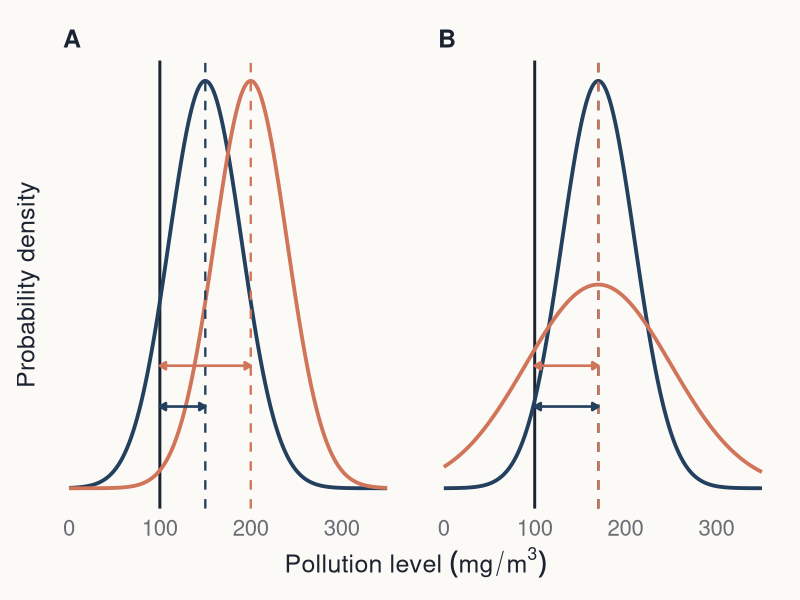
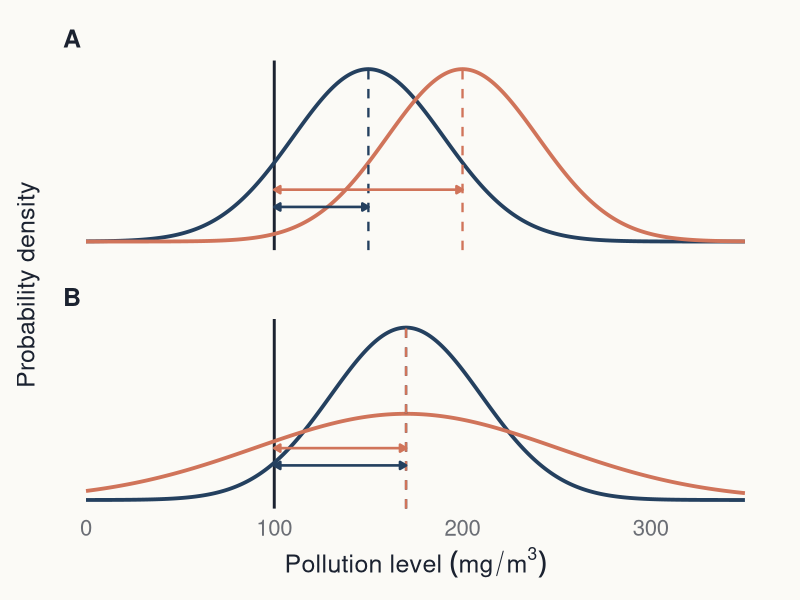
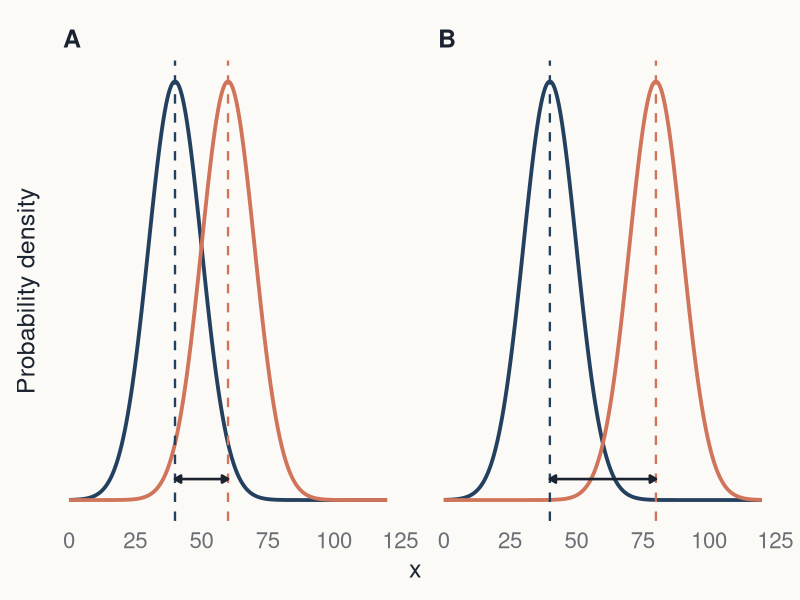
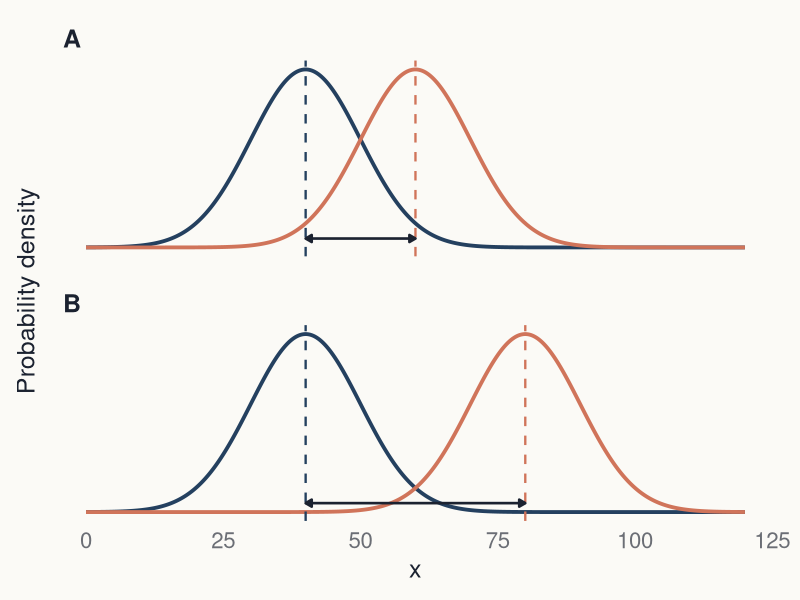
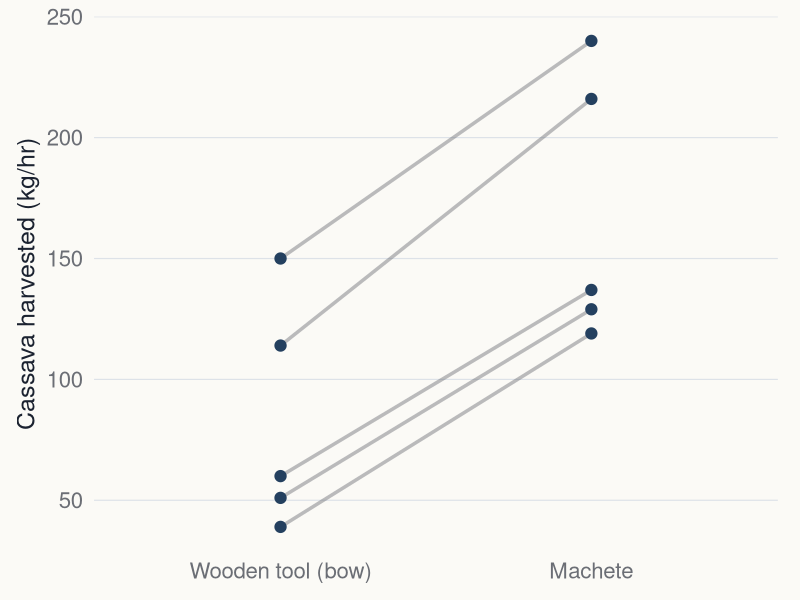
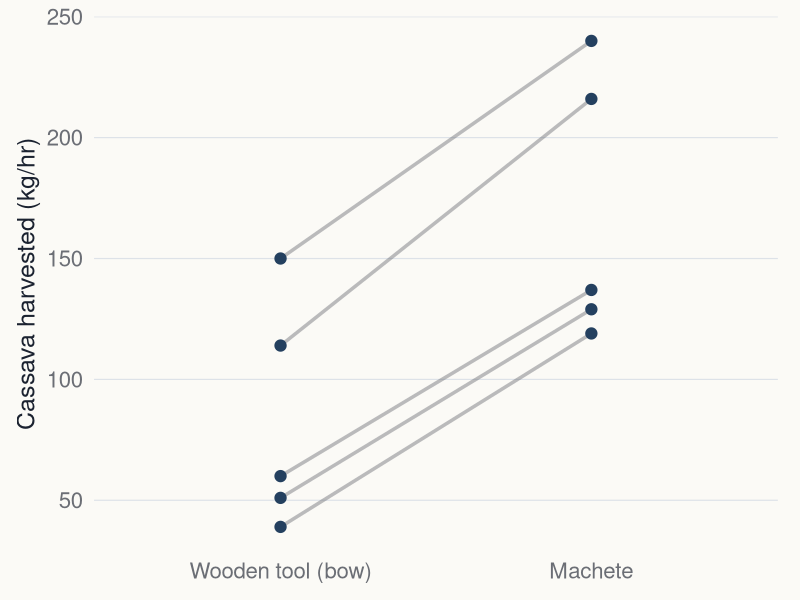
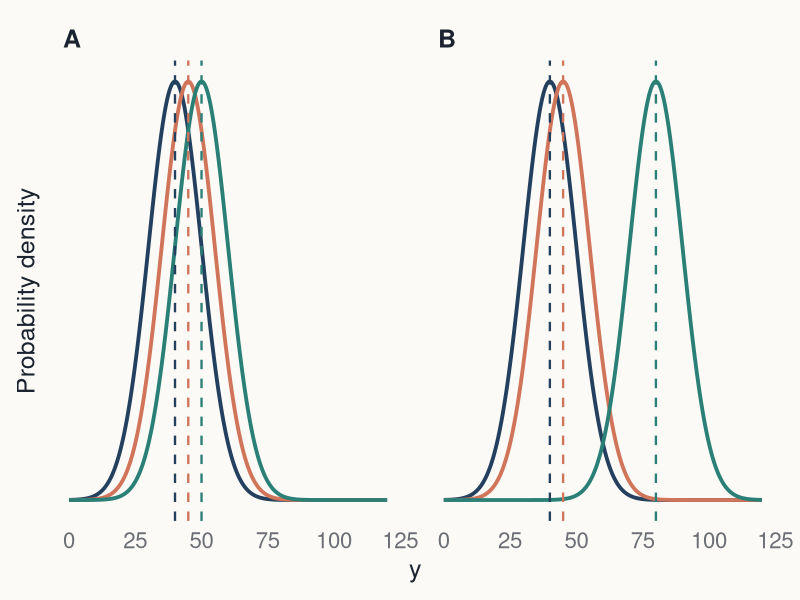
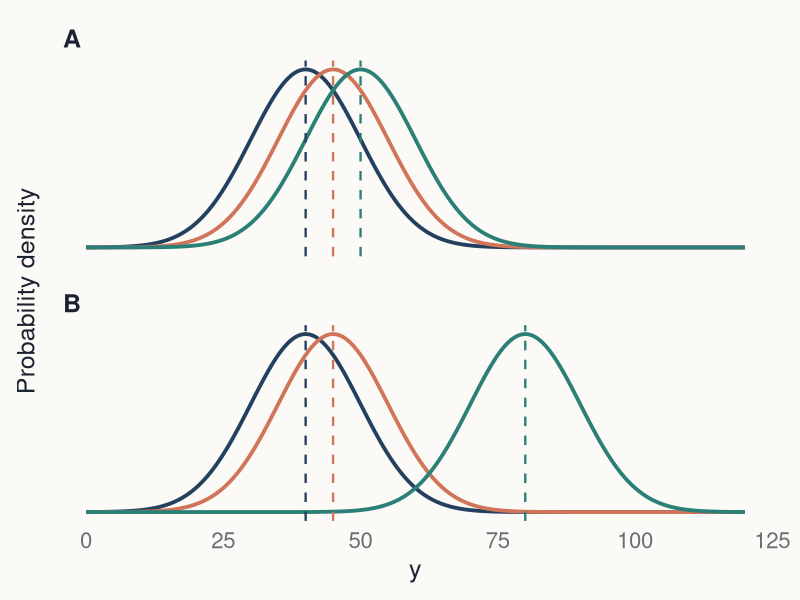

The R source for these figures, in order: (Note: this script raises an error after producing the figures.)
# Load packages -----------------------------------------------------------

library(ggplot2)
library(dplyr)
library(tidyr)
library(ragg)
library(patchwork)


# Define the BB852 theme and export functions -----------------------------

bb852 <- list(
  bg       = "#FBFAF6",
  text     = "#1B2230",
  muted    = "#6B6E75",
  grid     = "#DDE2E8",
  axis     = "#BCC6D2",
  slate    = "#24405F",
  coral    = "#D0745A",
  teal     = "#2A7F76",
  grey     = "#6B6E75",
  light    = "#9FB0C4",
  panel    = "#EDEFF1"
)

bb852_discrete <- c(
  bb852$slate,
  bb852$coral,
  bb852$teal,
  bb852$grey
)

theme_bb852 <- function(
    base_size = 18,
    base_family = "Avenir Next"
) {
  theme_minimal(
    base_size = base_size,
    base_family = base_family
  ) +
    theme(
      plot.background = element_rect(
        fill = bb852$bg, colour = NA
      ),
      panel.background = element_rect(
        fill = bb852$bg, colour = NA
      ),
      panel.grid.major = element_line(
        colour = bb852$grid, linewidth = 0.4
      ),
      panel.grid.minor = element_blank(),
      axis.title = element_text(
        colour = bb852$text, size = base_size
      ),
      axis.text = element_text(
        colour = bb852$muted, size = base_size - 2
      ),
      axis.ticks = element_blank(),
      legend.position = "top",
      legend.justification = "left",
      legend.title = element_blank(),
      legend.text = element_text(
        colour = bb852$text, size = base_size - 2
      ),
      legend.background = element_rect(
        fill = bb852$bg, colour = NA
      ),
      legend.key = element_rect(
        fill = bb852$bg, colour = NA
      ),
      strip.text = element_text(
        colour = bb852$text,
        size = base_size - 2,
        face = "bold",
        hjust = 0
      ),
      plot.title = element_blank(),
      plot.subtitle = element_blank(),
      plot.caption = element_blank(),
      plot.margin = margin(12, 16, 12, 12)
    )
}

scale_colour_bb852 <- function(...) {
  scale_colour_manual(values = bb852_discrete, ...)
}

scale_fill_bb852 <- function(...) {
  scale_fill_manual(values = bb852_discrete, ...)
}

scale_colour_bb852_seq <- function(...) {
  scale_colour_gradient(
    low = bb852$panel,
    high = bb852$slate,
    ...
  )
}

scale_fill_bb852_seq <- function(...) {
  scale_fill_gradient(
    low = bb852$panel,
    high = bb852$slate,
    ...
  )
}

scale_colour_bb852_div <- function(midpoint = 0, ...) {
  scale_colour_gradient2(
    low = bb852$teal,
    mid = "#F2F2EE",
    high = bb852$coral,
    midpoint = midpoint,
    ...
  )
}

scale_fill_bb852_div <- function(midpoint = 0, ...) {
  scale_fill_gradient2(
    low = bb852$teal,
    mid = "#F2F2EE",
    high = bb852$coral,
    midpoint = midpoint,
    ...
  )
}

bb852_sizes <- list(
  full     = c(11.73, 3.95),
  takeaway = c(7.40, 4.25),
  half     = c(5.57, 4.25),
  third    = c(3.64, 5.30),
  slide    = c(13.33, 7.50)
)

save_bb852 <- function(
    plot,
    filename,
    layout = "full"
) {
  size <- bb852_sizes[[layout]]

  if (is.null(size)) {
    stop(
      "layout must be one of: ",
      paste(names(bb852_sizes), collapse = ", ")
    )
  }

  ggsave(
    paste0(filename, ".png"),
    plot,
    width = size[1],
    height = size[2],
    units = "in",
    dpi = 300,
    device = ragg::agg_png,
    bg = bb852$bg
  )

  invisible(filename)
}

available_fonts <- unique(systemfonts::system_fonts()$family)
bb852_font <- if ("Avenir Next" %in% available_fonts) {
  "Avenir Next"
} else {
  "Helvetica"
}


output_root <- file.path(
  "lecture_figures",
  "statistics_roadmap",
  "output"
)
full_output_directory <- file.path(output_root, "full")
half_output_directory <- file.path(output_root, "half")
dir.create(full_output_directory, recursive = TRUE, showWarnings = FALSE)
dir.create(half_output_directory, recursive = TRUE, showWarnings = FALSE)

save_figure_versions <- function(plot, filename, half_plot = plot) {
  save_bb852(
    plot,
    file.path(full_output_directory, filename),
    layout = "full"
  )
  save_bb852(
    half_plot,
    file.path(half_output_directory, filename),
    layout = "half"
  )
}


# Helper for normal-curve concept figures ---------------------------------

# Each row of `curves` defines one normal distribution: a panel label, a
# group, a mean and an SD. Returns density values on a regular grid.
normal_curve_data <- function(curves, x_range, n = 401) {
  x_grid <- seq(x_range[1], x_range[2], length.out = n)

  bind_rows(lapply(seq_len(nrow(curves)), function(i) {
    data.frame(
      panel = curves$panel[i],
      group = curves$group[i],
      x = x_grid,
      density = dnorm(x_grid, curves$mean[i], curves$sd[i])
    )
  }))
}

# Panel strips ("A", "B") are used instead of plot titles, so the panels
# can be placed side by side (full) or stacked (half).
concept_theme <- function() {
  theme_bb852(base_family = bb852_font) +
    theme(
      panel.grid.major.x = element_blank(),
      panel.grid.major.y = element_blank(),
      axis.text.y = element_blank(),
      legend.position = "none",
      strip.text = element_text(
        colour = bb852$text,
        size = 18,
        face = "bold",
        hjust = 0
      ),
      panel.spacing = grid::unit(18, "pt")
    )
}


# Generate Figure 1: one-sample t-test concept -----------------------------

one_sample_curves <- data.frame(
  panel = c("A", "A", "B", "B"),
  group = c("first", "second", "first", "second"),
  mean = c(150, 200, 170, 170),
  sd = c(40, 40, 40, 80)
)

one_sample_density <- normal_curve_data(one_sample_curves, c(0, 350))

one_sample_arrows <- one_sample_curves %>%
  mutate(
    y = ifelse(group == "first", 0.0020, 0.0030),
    x = 100
  )

one_sample_colours <- c(first = bb852$slate, second = bb852$coral)

one_sample_base <- ggplot(one_sample_density, aes(x = x, y = density)) +
  geom_vline(
    xintercept = 100,
    colour = bb852$text,
    linewidth = 1
  ) +
  geom_line(aes(colour = group), linewidth = 1.3) +
  geom_vline(
    data = one_sample_curves,
    aes(xintercept = mean, colour = group),
    linetype = "dashed",
    linewidth = 0.8
  ) +
  geom_segment(
    data = one_sample_arrows,
    aes(x = x, xend = mean, y = y, yend = y, colour = group),
    linewidth = 0.9,
    arrow = grid::arrow(
      ends = "both",
      type = "closed",
      length = grid::unit(0.07, "inches")
    )
  ) +
  scale_colour_manual(values = one_sample_colours) +
  scale_x_continuous(breaks = seq(0, 300, by = 100)) +
  labs(
    x = expression(Pollution ~ level ~ (mg / m^3)),
    y = "Probability density"
  ) +
  concept_theme()

figure_1 <- one_sample_base + facet_wrap(~panel, nrow = 1)
figure_1_half <- one_sample_base + facet_wrap(~panel, ncol = 1)


# Generate Figure 2: two-sample t-test concept -----------------------------

two_sample_curves <- data.frame(
  panel = c("A", "A", "B", "B"),
  group = c("first", "second", "first", "second"),
  mean = c(40, 60, 40, 80),
  sd = c(10, 10, 10, 10)
)

two_sample_density <- normal_curve_data(two_sample_curves, c(0, 120))

two_sample_arrows <- two_sample_curves %>%
  group_by(panel) %>%
  summarise(x = min(mean), xend = max(mean), .groups = "drop") %>%
  mutate(y = 0.002)

two_sample_base <- ggplot(two_sample_density, aes(x = x, y = density)) +
  geom_line(aes(colour = group), linewidth = 1.3) +
  geom_vline(
    data = two_sample_curves,
    aes(xintercept = mean, colour = group),
    linetype = "dashed",
    linewidth = 0.8
  ) +
  geom_segment(
    data = two_sample_arrows,
    aes(x = x, xend = xend, y = y, yend = y),
    colour = bb852$text,
    linewidth = 0.9,
    arrow = grid::arrow(
      ends = "both",
      type = "closed",
      length = grid::unit(0.07, "inches")
    )
  ) +
  scale_colour_manual(values = one_sample_colours) +
  scale_x_continuous(breaks = seq(0, 125, by = 25)) +
  labs(x = "x", y = "Probability density") +
  concept_theme()

figure_2 <- two_sample_base + facet_wrap(~panel, nrow = 1)
figure_2_half <- two_sample_base + facet_wrap(~panel, ncol = 1)


# Generate Figure 3: paired t-test (cassava tool use) ----------------------

tool_use <- read.csv("CourseData/toolUse.csv", fileEncoding = "UTF-8-BOM")
tool_use$tool <- factor(tool_use$tool, levels = c("bow", "machete"))

stopifnot(
  nrow(tool_use) == 10,
  all(table(tool_use$subjectID) == 2),
  !anyNA(tool_use$amount)
)

figure_3 <- ggplot(
  tool_use,
  aes(x = tool, y = amount, group = subjectID)
) +
  geom_line(
    colour = bb852$grey,
    linewidth = 1.2,
    alpha = 0.45
  ) +
  geom_point(colour = bb852$slate, size = 3.5) +
  scale_x_discrete(labels = c(bow = "Wooden tool (bow)", machete = "Machete")) +
  labs(x = NULL, y = "Cassava harvested (kg/hr)") +
  theme_bb852(base_family = bb852_font) +
  theme(panel.grid.major.x = element_blank())


# Generate Figure 4: one-way ANOVA concept ---------------------------------

anova_curves <- data.frame(
  panel = rep(c("A", "B"), each = 3),
  group = rep(c("first", "second", "third"), times = 2),
  mean = c(40, 45, 50, 40, 45, 80),
  sd = 10
)

anova_density <- normal_curve_data(anova_curves, c(0, 120))

anova_colours <- c(
  first = bb852$slate,
  second = bb852$coral,
  third = bb852$teal
)

anova_base <- ggplot(anova_density, aes(x = x, y = density)) +
  geom_line(aes(colour = group), linewidth = 1.3) +
  geom_vline(
    data = anova_curves,
    aes(xintercept = mean, colour = group),
    linetype = "dashed",
    linewidth = 0.8
  ) +
  scale_colour_manual(values = anova_colours) +
  scale_x_continuous(breaks = seq(0, 125, by = 25)) +
  labs(x = "y", y = "Probability density") +
  concept_theme()

figure_4 <- anova_base + facet_wrap(~panel, nrow = 1)
figure_4_half <- anova_base + facet_wrap(~panel, ncol = 1)


# Generate Figure 5: one-way ANOVA (espresso foam) -------------------------

espresso <- read.csv("CourseData/espresso.csv")
espresso$method <- factor(espresso$method, levels = c("BM", "HIP", "IES"))

stopifnot(
  nrow(espresso) == 27,
  !anyNA(espresso$foamIndx),
  nlevels(espresso$method) == 3
)

set.seed(43)
figure_5 <- ggplot(espresso, aes(x = method, y = foamIndx)) +
  geom_boxplot(
    width = 0.5,
    fill = bb852$panel,
    colour = bb852$muted,
    linewidth = 0.7,
    outlier.shape = NA
  ) +
  geom_jitter(
    colour = bb852$slate,
    size = 3.2,
    width = 0.12,
    height = 0
  ) +
  labs(x = "Method", y = "Foam index") +
  theme_bb852(base_family = bb852_font) +
  theme(panel.grid.major.x = element_blank())


# Simulate data and generate Figure 6: linear regression ------------------

# Illustrative simulated data (no course dataset): y = 0.2 + 1.5x + noise.
set.seed(8521)
regression_data <- data.frame(x = runif(30, 0, 10)) %>%
  mutate(y = 0.2 + 1.5 * x + rnorm(n(), 0, 1.3))

regression_fit <- lm(y ~ x, data = regression_data)
stopifnot(coef(regression_fit)[["x"]] > 1)

figure_6 <- ggplot(regression_data, aes(x = x, y = y)) +
  geom_smooth(
    method = "lm",
    formula = y ~ x,
    se = FALSE,
    colour = bb852$coral,
    linewidth = 1.3
  ) +
  geom_point(colour = bb852$slate, size = 3.2) +
  labs(x = "x", y = "y") +
  theme_bb852(base_family = bb852_font)


# Simulate data and generate Figure 7: ANCOVA -----------------------------

# Illustrative simulated data: two groups with a common slope and
# different intercepts.
set.seed(8522)
ancova_data <- data.frame(
  group = factor(rep(c("A", "B"), each = 15)),
  x = runif(30, 0, 10)
) %>%
  mutate(y = ifelse(group == "A", 4, 0.5) + 1.4 * x + rnorm(n(), 0, 1.2))

ancova_fit <- lm(y ~ x + group, data = ancova_data)
ancova_lines <- expand.grid(
  x = c(0, 10),
  group = levels(ancova_data$group)
) %>%
  mutate(y = predict(ancova_fit, newdata = .))

figure_7 <- ggplot(ancova_data, aes(x = x, y = y, colour = group)) +
  geom_line(data = ancova_lines, linewidth = 1.3) +
  geom_point(size = 3.2) +
  scale_colour_manual(values = c(A = bb852$coral, B = bb852$slate)) +
  labs(x = "x", y = "y") +
  theme_bb852(base_family = bb852_font)


# Simulate data and generate Figure 8: multiple regression ----------------

# Illustrative simulated data: a response (NTAV) explained by two
# continuous variables (age and weight); lines show fitted values at
# fixed weights.
set.seed(8523)
multiple_data <- data.frame(
  age = runif(120, 35, 85),
  weight = runif(120, 40, 90)
) %>%
  mutate(
    NTAV = -25 + 0.45 * age + 0.9 * weight +
      0.012 * age * weight + rnorm(n(), 0, 14)
  )

multiple_fit <- lm(NTAV ~ age * weight, data = multiple_data)
multiple_lines <- expand.grid(
  age = c(35, 85),
  weight = seq(40, 90, by = 10)
) %>%
  mutate(NTAV = predict(multiple_fit, newdata = .))

figure_8 <- ggplot(
  multiple_data,
  aes(x = age, y = NTAV, colour = weight)
) +
  geom_line(
    data = multiple_lines,
    aes(group = weight),
    linewidth = 1.1
  ) +
  geom_point(size = 2.8, alpha = 0.9) +
  scale_colour_gradient(
    low = bb852$light,
    high = bb852$slate,
    name = "Weight",
    breaks = seq(40, 90, by = 10)
  ) +
  labs(x = "Age", y = "NTAV") +
  theme_bb852(base_family = bb852_font) +
  theme(
    legend.position = "right",
    legend.title = element_text(colour = bb852$text, size = 16),
    legend.key.height = grid::unit(28, "pt")
  )


# Simulate data and generate Figure 9: model comparison -------------------

# Three candidate models fitted to the same kind of data: separate slopes
# and intercepts (interaction), separate intercepts (ANCOVA), and a single
# regression line ignoring group.
set.seed(8524)
comparison_data <- data.frame(
  group = factor(rep(c("A", "B"), each = 15)),
  x = runif(30, 0, 10)
) %>%
  mutate(
    y = ifelse(group == "A", 4.5 + 1.0 * x, 1 + 1.45 * x) +
      rnorm(n(), 0, 1.2)
  )

model_lines <- function(fit, label, by_group = TRUE) {
  grid <- expand.grid(x = c(0, 10), group = levels(comparison_data$group))
  grid$y <- predict(fit, newdata = grid)
  if (!by_group) grid$group <- "All"
  grid$model <- label
  distinct(grid)
}

model_labels <- c(
  "y ~ x * group",
  "y ~ x + group",
  "y ~ x"
)

comparison_lines <- bind_rows(
  model_lines(lm(y ~ x * group, comparison_data), model_labels[1]),
  model_lines(lm(y ~ x + group, comparison_data), model_labels[2]),
  model_lines(lm(y ~ x, comparison_data), model_labels[3], by_group = FALSE)
) %>%
  mutate(model = factor(model, levels = model_labels))

comparison_points <- bind_rows(lapply(model_labels, function(label) {
  mutate(comparison_data, model = label)
})) %>%
  mutate(model = factor(model, levels = model_labels))

comparison_colours <- c(
  A = bb852$coral,
  B = bb852$slate,
  All = bb852$text
)

comparison_base <- ggplot(
  comparison_points,
  aes(x = x, y = y, colour = group)
) +
  geom_line(
    data = comparison_lines,
    aes(group = group),
    linewidth = 1.3
  ) +
  geom_point(size = 2.6) +
  scale_colour_manual(
    values = comparison_colours,
    breaks = c("A", "B")
  ) +
  labs(x = "x", y = "y") +
  theme_bb852(base_family = bb852_font) +
  theme(
    strip.text = element_text(
      colour = bb852$text,
      size = 16,
      face = "bold",
      family = "mono",
      hjust = 0
    ),
    panel.spacing = grid::unit(18, "pt")
  )

figure_9 <- comparison_base + facet_wrap(~model, nrow = 1)
figure_9_half <- comparison_base +
  facet_wrap(~model, ncol = 1) +
  theme(
    legend.position = "none",
    strip.text = element_text(size = 13, family = "mono", face = "bold",
                              colour = bb852$text, hjust = 0),
    axis.text = element_text(size = 12),
    panel.spacing = grid::unit(6, "pt")
  )


# Simulate data and generate Figure 10: binomial GLM ----------------------

# Illustrative simulated success/failure data with a steep logistic
# relationship to x.
set.seed(8525)
binomial_data <- data.frame(x = runif(60, -90, 90)) %>%
  mutate(y = rbinom(n(), 1, plogis(0.12 * x)))

binomial_fit <- glm(y ~ x, family = binomial, data = binomial_data)
binomial_curve <- data.frame(x = seq(-100, 100, length.out = 400)) %>%
  mutate(y = predict(binomial_fit, newdata = ., type = "response"))

figure_10 <- ggplot(binomial_data, aes(x = x, y = y)) +
  geom_line(
    data = binomial_curve,
    colour = bb852$coral,
    linewidth = 1.3
  ) +
  geom_point(
    colour = bb852$slate,
    size = 3,
    alpha = 0.7,
    position = position_jitter(width = 0, height = 0.015, seed = 1)
  ) +
  scale_y_continuous(breaks = seq(0, 1, by = 0.25)) +
  labs(x = "x", y = "Probability of success") +
  theme_bb852(base_family = bb852_font)


# Simulate data and generate Figure 11: Poisson GLM -----------------------

# Illustrative simulated count data with a log-linear relationship to x.
set.seed(8526)
poisson_data <- data.frame(x = runif(70, 0, 10)) %>%
  mutate(y = rpois(n(), exp(0.05 + 0.25 * x)))

poisson_fit <- glm(y ~ x, family = poisson, data = poisson_data)
poisson_curve <- data.frame(x = seq(0, 10, length.out = 200)) %>%
  mutate(y = predict(poisson_fit, newdata = ., type = "response"))

figure_11 <- ggplot(poisson_data, aes(x = x, y = y)) +
  geom_line(
    data = poisson_curve,
    colour = bb852$coral,
    linewidth = 1.3
  ) +
  geom_point(colour = bb852$slate, size = 3, alpha = 0.85) +
  labs(x = "x", y = "Count (y)") +
  theme_bb852(base_family = bb852_font)


# Save all figures ---------------------------------------------------------

save_figure_versions(figure_1, "01_one_sample_t_test", figure_1_half)
save_figure_versions(figure_2, "02_two_sample_t_test", figure_2_half)
save_figure_versions(figure_3, "03_paired_t_test_tool_use")
save_figure_versions(figure_4, "04_anova_concept", figure_4_half)
save_figure_versions(figure_5, "05_anova_espresso")
save_figure_versions(figure_6, "06_linear_regression")
save_figure_versions(figure_7, "07_ancova")
save_figure_versions(figure_8, "08_multiple_regression")
save_figure_versions(figure_9, "09_model_comparison", figure_9_half)
save_figure_versions(figure_10, "10_glm_binomial")
save_figure_versions(figure_11, "11_glm_poisson")


# Run validation checks ---------------------------------------------------

output_stems <- c(
  "01_one_sample_t_test",
  "02_two_sample_t_test",
  "03_paired_t_test_tool_use",
  "04_anova_concept",
  "05_anova_espresso",
  "06_linear_regression",
  "07_ancova",
  "08_multiple_regression",
  "09_model_comparison",
  "10_glm_binomial",
  "11_glm_poisson"
)
expected_output_files <- c(
  file.path(full_output_directory, paste0(output_stems, ".png")),
  file.path(half_output_directory, paste0(output_stems, ".png"))
)

stopifnot(
  length(expected_output_files) == 22,
  all(file.exists(expected_output_files)),
  all(file.info(expected_output_files)$size > 0)
)

message(
  "Created full- and half-width versions of eleven BB852 statistics ",
  "roadmap figures as PNG files in ", output_root,
  ". All validation checks passed."
)
